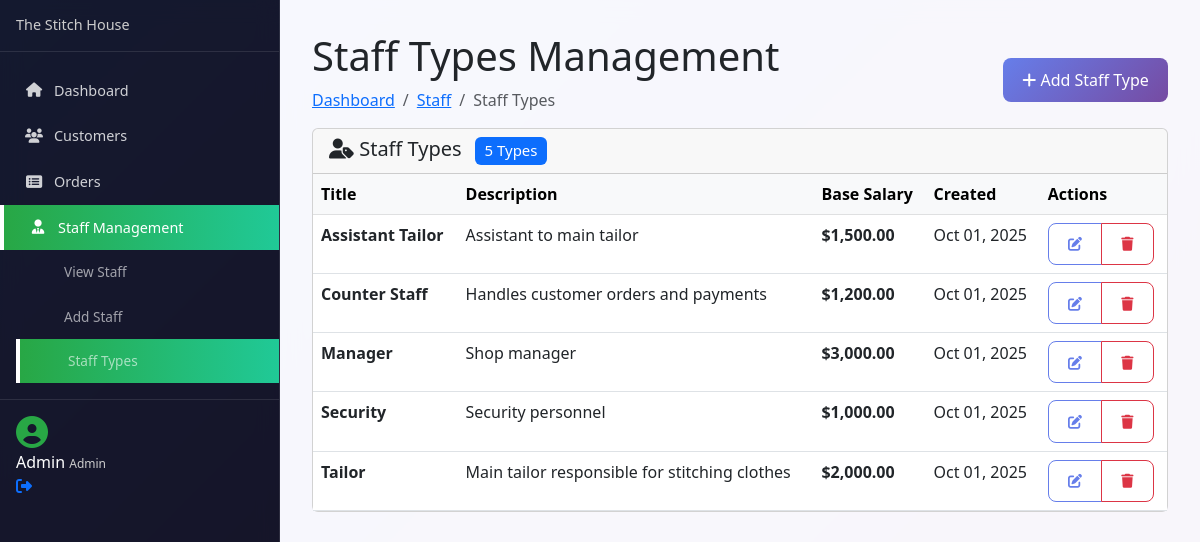
/admin/staff-types.php (signed in), run on the app's committed database.
### tables this page shows
CREATE TABLE `users` (
  `id` bigint(20) UNSIGNED NOT NULL,
  `name` varchar(255) NOT NULL,
  `email` varchar(255) NOT NULL,
  `username` varchar(255) NOT NULL,
  `email_verified_at` timestamp NULL DEFAULT NULL,
  `password` varchar(255) NOT NULL,
  `avatar` varchar(255) DEFAULT NULL,
  `phone` varchar(20) DEFAULT NULL,
  `role` enum('admin','manager','staff','customer') DEFAULT 'customer',
  `status` enum('active','inactive') DEFAULT 'active',
  `remember_token` varchar(100) DEFAULT NULL,
  `created_at` timestamp NULL DEFAULT NULL,
  `updated_at` timestamp NULL DEFAULT NULL
);

CREATE TABLE `staff_types` (
  `id` bigint(20) UNSIGNED NOT NULL,
  `title` varchar(255) NOT NULL,
  `description` text DEFAULT NULL,
  `base_salary` decimal(10,2) DEFAULT NULL,
  `created_at` timestamp NULL DEFAULT NULL,
  `updated_at` timestamp NULL DEFAULT NULL
);

### admin/includes/config.php (called while the page is built, shortened)
<?php
function isUserLoggedIn() {
    return isset($_SESSION['user_id']) && !empty($_SESSION['user_id']);
}
function getCurrentAdmin($mysqli) {
    try {
        $stmt = $mysqli->prepare("SELECT id, name, email, role, status FROM users WHERE id = ? AND status = 'active'");
        $stmt->bind_param("i", $_SESSION['user_id']);
        $stmt->execute();
        $result = $stmt->get_result();
        $user = $result->fetch_assoc();
        return $user;
    } catch (Exception $e) {
        return null;
    }
}
function formatCurrency($amount) {
    return '$' . number_format($amount, 2);
}
function formatDate($date, $format = 'M d, Y') {
    return date($format, strtotime($date));
}
?>

### admin/staff-types.php (the view, shortened to what this page needs)
<?php
require_once 'includes/config.php';
$currentAdmin = getCurrentAdmin($mysqli);
try {
    $result = $mysqli->query("SELECT * FROM staff_types ORDER BY title");
    $staffTypes = [];
    if ($result) {
        while ($row = $result->fetch_assoc()) {
            $staffTypes[] = $row;
        }
    }
} catch(Exception $e) {
    $staffTypes = [];
    showError("Error fetching staff types: " . $e->getMessage());
}
?>
<!DOCTYPE html>
<html lang="en">
<head>
    <link href="https://cdn.jsdelivr.net/npm/bootstrap@5.3.0/dist/css/bootstrap.min.css" rel="stylesheet">
    <link href="https://cdnjs.cloudflare.com/ajax/libs/font-awesome/6.4.0/css/all.min.css" rel="stylesheet">
    <link href="assets/admin.css" rel="stylesheet">
</head>
<body class="admin-body">
    <div class="admin-wrapper">
        <nav class="admin-sidebar">
            <div class="sidebar-header">
                <h4 class="sidebar-title">The Stitch House</h4>
            </div>
            <div class="sidebar-menu">
                <ul class="nav flex-column">
                    <li class="nav-item">
                        <a class="nav-link" href="dashboard.php">
                            <i class="fas fa-home"></i>
                            <span>Dashboard</span>
                        </a>
                    </li>
                    <li class="nav-item">
                        <a class="nav-link" href="customers.php">
                            <i class="fas fa-users"></i>
                            <span>Customers</span>
                        </a>
                    </li>
                    <li class="nav-item">
                        <a class="nav-link" href="orders.php">
                            <i class="fas fa-list-alt"></i>
                            <span>Orders</span>
                        </a>
                    </li>
                    <li class="nav-item dropdown">
                        <a class="nav-link dropdown-toggle active" href="#" data-bs-toggle="collapse" data-bs-target="#staffMenu">
                            <i class="fas fa-user-tie"></i>
                            <span>Staff Management</span>
                        </a>
                        <div class="collapse show" id="staffMenu">
                            <ul class="nav flex-column ms-3">
                                <li class="nav-item">
                                    <a class="nav-link" href="staff.php">View Staff</a>
                                </li>
                                <li class="nav-item">
                                    <a class="nav-link" href="add-staff.php">Add Staff</a>
                                </li>
                                <li class="nav-item">
                                    <a class="nav-link active" href="staff-types.php">Staff Types</a>
                                </li>
                            </ul>
                        </div>
                    </li>
                </ul>
            </div>
            <div class="sidebar-footer">
                <div class="admin-user-info">
                    <div class="admin-avatar">
                        <i class="fas fa-user-circle"></i>
                    </div>
                    <div class="admin-details">
                        <span class="admin-name"><?= htmlspecialchars($currentAdmin['name']) ?></span>
                        <small class="admin-role"><?= ucfirst($currentAdmin['role']) ?></small>
                    </div>
                    <a href="logout.php" class="logout-btn" title="Logout">
                        <i class="fas fa-sign-out-alt"></i>
                    </a>
                </div>
            </div>
        </nav>
        <main class="admin-content">
            <div class="content-header">
                <div class="d-flex justify-content-between align-items-center">
                    <div>
                        <h1 class="content-title">Staff Types Management</h1>
                        <nav aria-label="breadcrumb">
                            <ol class="breadcrumb">
                                <li class="breadcrumb-item"><a href="dashboard.php">Dashboard</a></li>
                                <li class="breadcrumb-item"><a href="staff.php">Staff</a></li>
                                <li class="breadcrumb-item active">Staff Types</li>
                            </ol>
                        </nav>
                    </div>
                    <div class="header-actions">
                        <button class="btn btn-primary" data-bs-toggle="modal" data-bs-target="#addStaffTypeModal">
                            <i class="fas fa-plus"></i> Add Staff Type
                        </button>
                    </div>
                </div>
            </div>
            <div class="card">
                <div class="card-header">
                    <h5 class="card-title mb-0">
                        <i class="fas fa-user-tag"></i> Staff Types
                        <span class="badge bg-primary ms-2"><?= count($staffTypes) ?> Types</span>
                    </h5>
                </div>
                <div class="card-body p-0">
                    <?php if (empty($staffTypes)): ?>
                        <div class="text-center py-5">
                            <i class="fas fa-user-tag fa-3x text-muted mb-3"></i>
                            <h5 class="text-muted">No staff types found</h5>
                            <p class="text-muted">Create staff types to categorize your employees</p>
                            <button class="btn btn-primary" data-bs-toggle="modal" data-bs-target="#addStaffTypeModal">
                                <i class="fas fa-plus"></i> Add First Staff Type
                            </button>
                        </div>
                    <?php else: ?>
                        <div class="table-responsive">
                            <table class="table table-hover mb-0">
                                <thead class="table-light">
                                    <tr>
                                        <th>Title</th>
                                        <th>Description</th>
                                        <th>Base Salary</th>
                                        <th>Created</th>
                                        <th>Actions</th>
                                    </tr>
                                </thead>
                                <tbody>
                                    <?php foreach ($staffTypes as $type): ?>
                                        <tr>
                                            <td>
                                                <strong><?= htmlspecialchars($type['title']) ?></strong>
                                            </td>
                                            <td><?= htmlspecialchars($type['description']) ?></td>
                                            <td>
                                                <strong><?= formatCurrency($type['base_salary']) ?></strong>
                                            </td>
                                            <td><?= formatDate($type['created_at']) ?></td>
                                            <td>
                                                <div class="btn-group" role="group">
                                                    <button type="button" class="btn btn-sm btn-outline-primary"
                                                            onclick="editStaffType(<?= $type['id'] ?>, '<?= htmlspecialchars($type['title']) ?>', '<?= htmlspecialchars($type['description']) ?>', <?= $type['base_salary'] ?>)">
                                                        <i class="fas fa-edit"></i>
                                                    </button>
                                                    <button type="button" class="btn btn-sm btn-outline-danger"
                                                            onclick="deleteStaffType(<?= $type['id'] ?>, '<?= htmlspecialchars($type['title']) ?>')">
                                                        <i class="fas fa-trash"></i>
                                                    </button>
                                                </div>
                                            </td>
                                        </tr>
                                    <?php endforeach; ?>
                                </tbody>
                            </table>
                        </div>
                    <?php endif; ?>
                </div>
            </div>
        </main>
    </div>
</body>
</html>

### admin/assets/admin.css (style rules this page uses)
* { box-sizing: border-box; }
.admin-wrapper * { box-sizing: border-box !important; }
.admin-main .admin-content, .admin-main > .container, .admin-main > .container-fluid, main.admin-content { width: 100% !important; max-width: none !important; padding-left: 2rem !important; padding-right: 2rem !important; }
main.admin-content { margin-left: 280px !important; width: calc(100% - 280px) !important; background: rgba(255, 255, 255, 0.95) !important; backdrop-filter: blur(10px) !important; min-height: 100vh !important; position: relative !important; }
@media (min-width: 993px) { .admin-wrapper { display: flex !important; width: 100% !important; } }
@media (min-width: 993px) { .admin-sidebar { flex: 0 0 280px !important; width: 280px !important; position: fixed !important; top: 0 !important; left: 0 !important; height: 100vh !important; z-index: 1000 !important; } }
body.admin-body { margin: 0 !important; padding: 0 !important; background: linear-gradient(135deg, #667eea 0%, #764ba2 100%) !important; font-family: 'Segoe UI', Tahoma, Geneva, Verdana, sans-serif !important; overflow-x: hidden !important; }
.admin-wrapper, body.admin-body > div:first-child { display: flex !important; min-height: 100vh !important; width: 100% !important; }
.admin-body { margin: 0 !important; padding: 0 !important; background: linear-gradient(135deg, #667eea 0%, #764ba2 100%) !important; font-family: 'Segoe UI', Tahoma, Geneva, Verdana, sans-serif !important; overflow-x: hidden !important; }
.admin-wrapper { display: flex !important; min-height: 100vh !important; width: 100% !important; }
.admin-sidebar { width: 280px !important; min-width: 280px !important; max-width: 280px !important; background: rgba(0, 0, 0, 0.8) !important; color: white !important; position: fixed !important; top: 0 !important; left: 0 !important; height: 100vh !important; overflow-y: auto !important; backdrop-filter: blur(10px) !important; border-right: 1px solid rgba(255, 255, 255, 0.1) !important; z-index: 1000 !important; }
.sidebar-header { padding: 1rem; border-bottom: 1px solid rgba(255, 255, 255, 0.1); }
.sidebar-title { font-size: 0.9rem; color: #ccc; margin: 0; line-height: 1.3; font-weight: 400; }
.sidebar-menu { padding: 1rem 0; flex: 1; }
.sidebar-menu .nav-link { color: rgba(255, 255, 255, 0.8); padding: 0.75rem 1.5rem; display: flex; align-items: center; text-decoration: none; transition: all 0.3s ease; border: none; background: none; font-size: 0.9rem; }
.sidebar-menu .nav-link.active { background: linear-gradient(90deg, #28a745, #20c997); color: white; border-left: 4px solid #ffffff; }
.sidebar-menu .nav-link i { width: 20px; margin-right: 10px; text-align: center; }
.sidebar-menu .dropdown-toggle::after { display: none; }
.sidebar-menu .collapse .nav-link { padding-left: 3rem; font-size: 0.85rem; color: rgba(255, 255, 255, 0.6); }
.sidebar-footer { padding: 1rem; border-top: 1px solid rgba(255, 255, 255, 0.1); margin-top: auto; }
.admin-avatar { margin-right: 10px; }
.admin-avatar i { font-size: 2rem; color: #28a745; }
.admin-details small { color: #ccc; font-size: 0.75rem; }
.header-actions .btn { position: relative; }
.admin-content { padding: 2rem !important; width: 100% !important; overflow-x: auto !important; }
.btn { border-radius: 8px; font-weight: 500; padding: 0.6rem 1.2rem; }
.btn-primary { background: linear-gradient(135deg, #667eea 0%, #764ba2 100%); border: none; }
.btn-outline-primary { border-color: #667eea; color: #667eea; }
.badge { font-weight: 500; padding: 0.4rem 0.6rem; border-radius: 6px; }

### data on the page
users: name "Admin", role "Admin"
staff_types: title "Assistant Tailor", description "Assistant to main tailor", base_salary "$1,500.00", created_at "Oct 01, 2025"
staff_types: title "Counter Staff", description "Handles customer orders and payments", base_salary "$1,200.00", created_at "Oct 01, 2025"
staff_types: title "Manager", description "Shop manager", base_salary "$3,000.00", created_at "Oct 01, 2025"
staff_types: title "Security", description "Security personnel", base_salary "$1,000.00", created_at "Oct 01, 2025"
staff_types: title "Tailor", description "Main tailor responsible for stitching clothes", base_salary "$2,000.00", created_at "Oct 01, 2025"

### other printed values
count($staffTypes) "5"
